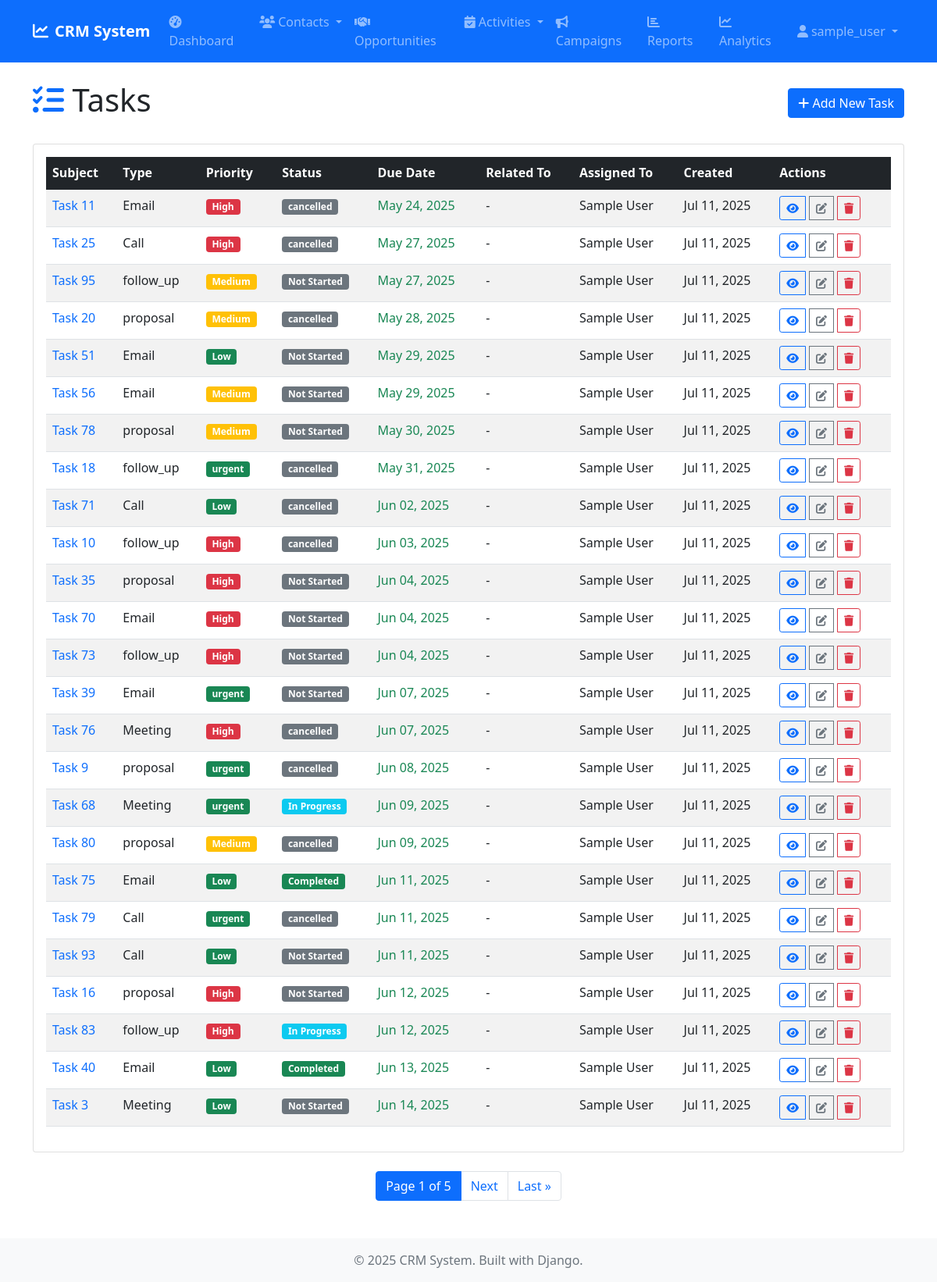
Before: /tasks/ (signed in) with the older database file.
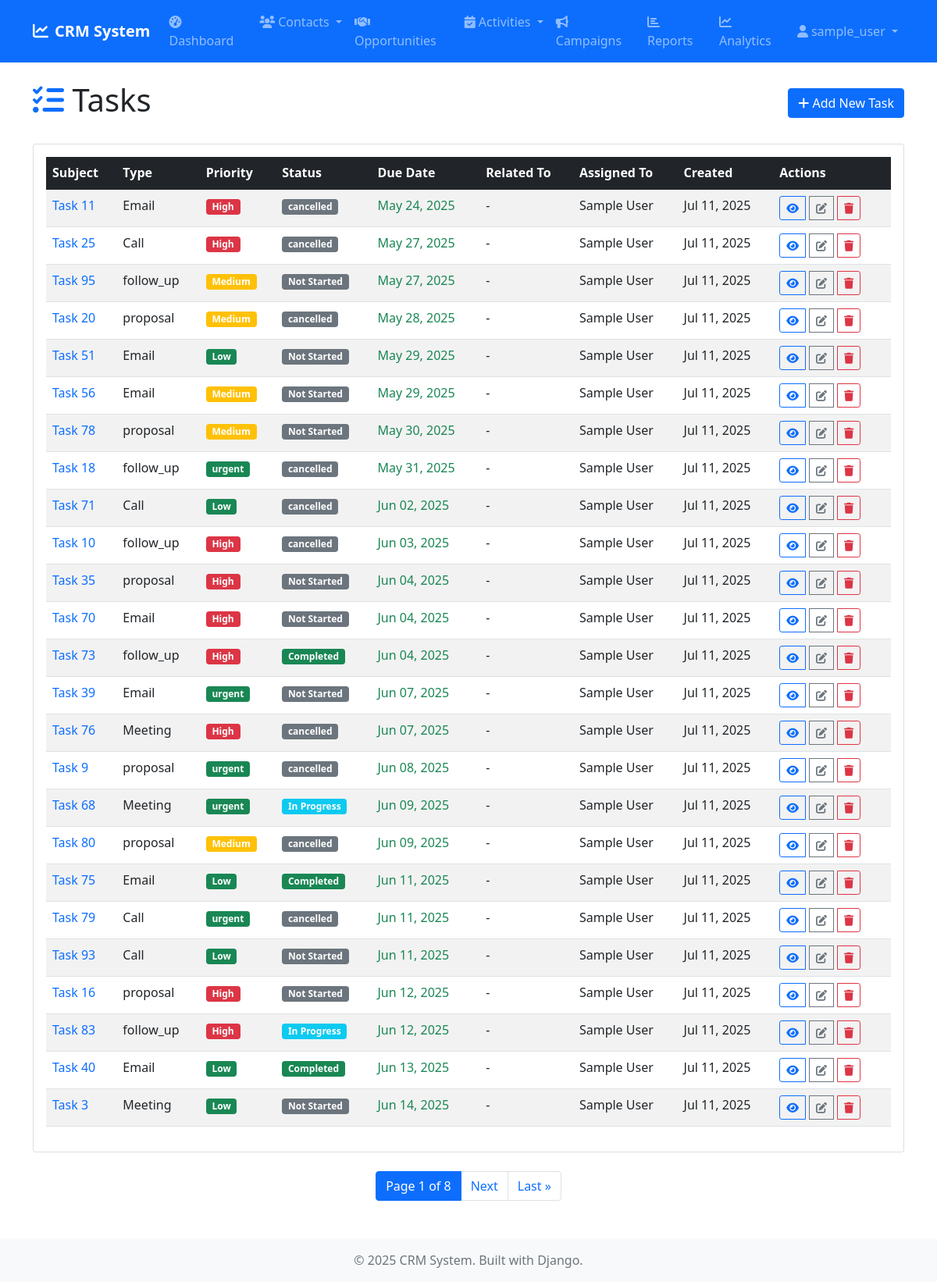
After: the same page with the newer database file.
### tasks/models.py (models this page shows, shortened)
class Task(models.Model):
    STATUS_CHOICES = [
        ('not_started', 'Not Started'),
        ('in_progress', 'In Progress'),
        ('completed', 'Completed'),
        ('pending_input', 'Pending Input'),
        ('deferred', 'Deferred'),
    ]
    PRIORITY_CHOICES = [
        ('low', 'Low'),
        ('medium', 'Medium'),
        ('high', 'High'),
    ]
    TYPE_CHOICES = [
        ('call', 'Call'),
        ('meeting', 'Meeting'),
        ('email', 'Email'),
        ('task', 'Task'),
        ('demo', 'Demo'),
        ('other', 'Other'),
    ]
    subject = models.CharField(max_length=200)
    status = models.CharField(max_length=15, choices=STATUS_CHOICES, default='not_started')
    priority = models.CharField(max_length=10, choices=PRIORITY_CHOICES, default='medium')
    task_type = models.CharField(max_length=10, choices=TYPE_CHOICES, default='task')
    due_date = models.DateTimeField()
    start_date = models.DateTimeField(null=True, blank=True)
    description = models.TextField(blank=True)
    content_type = models.ForeignKey(ContentType, on_delete=models.CASCADE, null=True, blank=True)
    object_id = models.PositiveIntegerField(null=True, blank=True)
    related_to = GenericForeignKey('content_type', 'object_id')
    assigned_to = models.ForeignKey(User, on_delete=models.CASCADE, related_name='assigned_tasks')
    created_by = models.ForeignKey(User, on_delete=models.SET_NULL, null=True, blank=True, related_name='created_tasks')
    created_at = models.DateTimeField(auto_now_add=True)
    updated_at = models.DateTimeField(auto_now=True)
    class Meta:
        ordering = ['due_date']

### tasks/views.py (the view)
# urls.py: path('', views.TaskListView.as_view(), name='list'),
class TaskListView(LoginRequiredMixin, ListView):
    model = Task
    template_name = 'tasks/task_list.html'
    context_object_name = 'tasks'
    paginate_by = 25
    def get_queryset(self):
        return Task.objects.select_related('assigned_to').order_by('due_date')

### templates/tasks/task_list.html (shortened to what this page needs)
{% extends 'base.html' %}
{% block content %}
<div class="d-flex justify-content-between align-items-center mb-4">
    <h1><i class="fas fa-tasks text-primary"></i> Tasks</h1>
    <a href="{% url 'tasks:create' %}" class="btn btn-primary">
        <i class="fas fa-plus"></i> Add New Task
    </a>
</div>
<div class="card">
    <div class="card-body">
        <div class="table-responsive">
            <table class="table table-striped table-hover">
                <thead class="table-dark">
                    <tr>
                        <th>Subject</th>
                        <th>Type</th>
                        <th>Priority</th>
                        <th>Status</th>
                        <th>Due Date</th>
                        <th>Related To</th>
                        <th>Assigned To</th>
                        <th>Created</th>
                        <th>Actions</th>
                    </tr>
                </thead>
                <tbody>
                    {% for task in tasks %}
                    <tr>
                        <td>
                            <a href="{% url 'tasks:detail' task.pk %}" class="text-decoration-none">
                                {{ task.subject }}
                            </a>
                        </td>
                        <td>{{ task.get_task_type_display }}</td>
                        <td>
                            <span class="badge {% if task.priority == 'high' %}bg-danger{% elif task.priority == 'medium' %}bg-warning{% else %}bg-success{% endif %}">
                                {{ task.get_priority_display }}
                            </span>
                        </td>
                        <td>
                            <span class="badge {% if task.status == 'completed' %}bg-success{% elif task.status == 'in_progress' %}bg-info{% elif task.status == 'pending' %}bg-warning{% else %}bg-secondary{% endif %}">
                                {{ task.get_status_display }}
                            </span>
                        </td>
                        <td>
                            {% if task.due_date %}
                                <span class="{% if task.due_date < today %}text-danger{% elif task.due_date == today %}text-warning{% else %}text-success{% endif %}">
                                    {{ task.due_date|date:"M d, Y" }}
                                </span>
                            {% else %}
                                -
                            {% endif %}
                        </td>
                        <td>
                            {% if task.related_account %}
                                <a href="{% url 'accounts:detail' task.related_account.pk %}">{{ task.related_account.name }}</a>
                            {% elif task.related_contact %}
                                <a href="{% url 'contacts:detail' task.related_contact.pk %}">{{ task.related_contact.full_name }}</a>
                            {% elif task.related_opportunity %}
                                <a href="{% url 'opportunities:detail' task.related_opportunity.pk %}">{{ task.related_opportunity.name }}</a>
                            {% else %}
                                -
                            {% endif %}
                        </td>
                        <td>{{ task.assigned_to.get_full_name|default:"-" }}</td>
                        <td>{{ task.created_at|date:"M d, Y" }}</td>
                        <td>
                            <div class="btn-group" role="group">
                                <a href="{% url 'tasks:detail' task.pk %}" class="btn btn-sm btn-outline-primary" title="View">
                                    <i class="fas fa-eye"></i>
                                </a>
                                <a href="{% url 'tasks:edit' task.pk %}" class="btn btn-sm btn-outline-secondary" title="Edit">
                                    <i class="fas fa-edit"></i>
                                </a>
                                <a href="{% url 'tasks:delete' task.pk %}" class="btn btn-sm btn-outline-danger" title="Delete">
                                    <i class="fas fa-trash"></i>
                                </a>
                            </div>
                        </td>
                    </tr>
                    {% endfor %}
                </tbody>
            </table>
        </div>
    </div>
</div>
{% if is_paginated %}
<nav aria-label="Page navigation">
    <ul class="pagination justify-content-center mt-4">
        <li class="page-item active">
            <span class="page-link">
                Page {{ page_obj.number }} of {{ page_obj.paginator.num_pages }}
            </span>
        </li>
        {% if page_obj.has_next %}
            <li class="page-item">
                <a class="page-link" href="?page={{ page_obj.next_page_number }}">Next</a>
            </li>
            <li class="page-item">
                <a class="page-link" href="?page={{ page_obj.paginator.num_pages }}">Last &raquo;</a>
            </li>
        {% endif %}
    </ul>
</nav>
{% endif %}
{% endblock %}

### templates/base.html (shortened to what this page needs)
<!DOCTYPE html>
<html lang="en">
<head>
    <link href="https://cdn.jsdelivr.net/npm/bootstrap@5.1.3/dist/css/bootstrap.min.css" rel="stylesheet">
    <link href="https://cdnjs.cloudflare.com/ajax/libs/font-awesome/6.0.0/css/all.min.css" rel="stylesheet">
    {% load static %}
    <link href="{% static 'css/custom.css' %}" rel="stylesheet">
</head>
<body>
    <nav class="navbar navbar-expand-lg navbar-dark bg-primary">
        <div class="container">
            <a class="navbar-brand" href="{% url 'dashboard:home' %}">
                <i class="fas fa-chart-line me-2"></i>CRM System
            </a>
            {% if user.is_authenticated %}
            <div class="collapse navbar-collapse" id="navbarNav">
                <ul class="navbar-nav me-auto">
                    <li class="nav-item">
                        <a class="nav-link" href="{% url 'dashboard:home' %}">
                            <i class="fas fa-tachometer-alt me-1"></i>Dashboard
                        </a>
                    </li>
                    <li class="nav-item dropdown">
                        <a class="nav-link dropdown-toggle" href="#" role="button" data-bs-toggle="dropdown">
                            <i class="fas fa-users me-1"></i>Contacts
                        </a>
                    </li>
                    <li class="nav-item">
                        <a class="nav-link" href="{% url 'opportunities:list' %}">
                            <i class="fas fa-handshake me-1"></i>Opportunities
                        </a>
                    </li>
                    <li class="nav-item dropdown">
                        <a class="nav-link dropdown-toggle" href="#" role="button" data-bs-toggle="dropdown">
                            <i class="fas fa-calendar-check me-1"></i>Activities
                        </a>
                    </li>
                    <li class="nav-item">
                        <a class="nav-link" href="{% url 'campaigns:list' %}">
                            <i class="fas fa-bullhorn me-1"></i>Campaigns
                        </a>
                    </li>
                    <li class="nav-item">
                        <a class="nav-link" href="{% url 'dashboard:reports' %}">
                            <i class="fas fa-chart-bar me-1"></i>Reports
                        </a>
                    </li>
                    <li class="nav-item">
                        <a class="nav-link" href="{% url 'dashboard:analytics' %}">
                            <i class="fas fa-chart-line me-1"></i>Analytics
                        </a>
                    </li>
                </ul>
                <ul class="navbar-nav">
                    <li class="nav-item dropdown">
                        <a class="nav-link dropdown-toggle" href="#" role="button" data-bs-toggle="dropdown">
                            <i class="fas fa-user me-1"></i>{{ user.username }}
                        </a>
                    </li>
                </ul>
            </div>
            {% endif %}
        </div>
    </nav>
    <main class="container my-4">
        {% block content %}
        {% endblock %}
    </main>
    <footer class="bg-light text-center py-3 mt-5">
        <div class="container">
            <p class="text-muted mb-0">&copy; 2025 CRM System. Built with Django.</p>
        </div>
    </footer>
</body>
</html>

### static/css/custom.css (style rules this page uses)
.navbar-brand { font-weight: bold; }
.btn-sm { margin-right: 5px; }

Changed rows visible on the page:
changed Task "Task 73": status "Not Started" → "Completed"
Other visible differences:
{{ page_obj.paginator.num_pages }}: "5" → "8"
